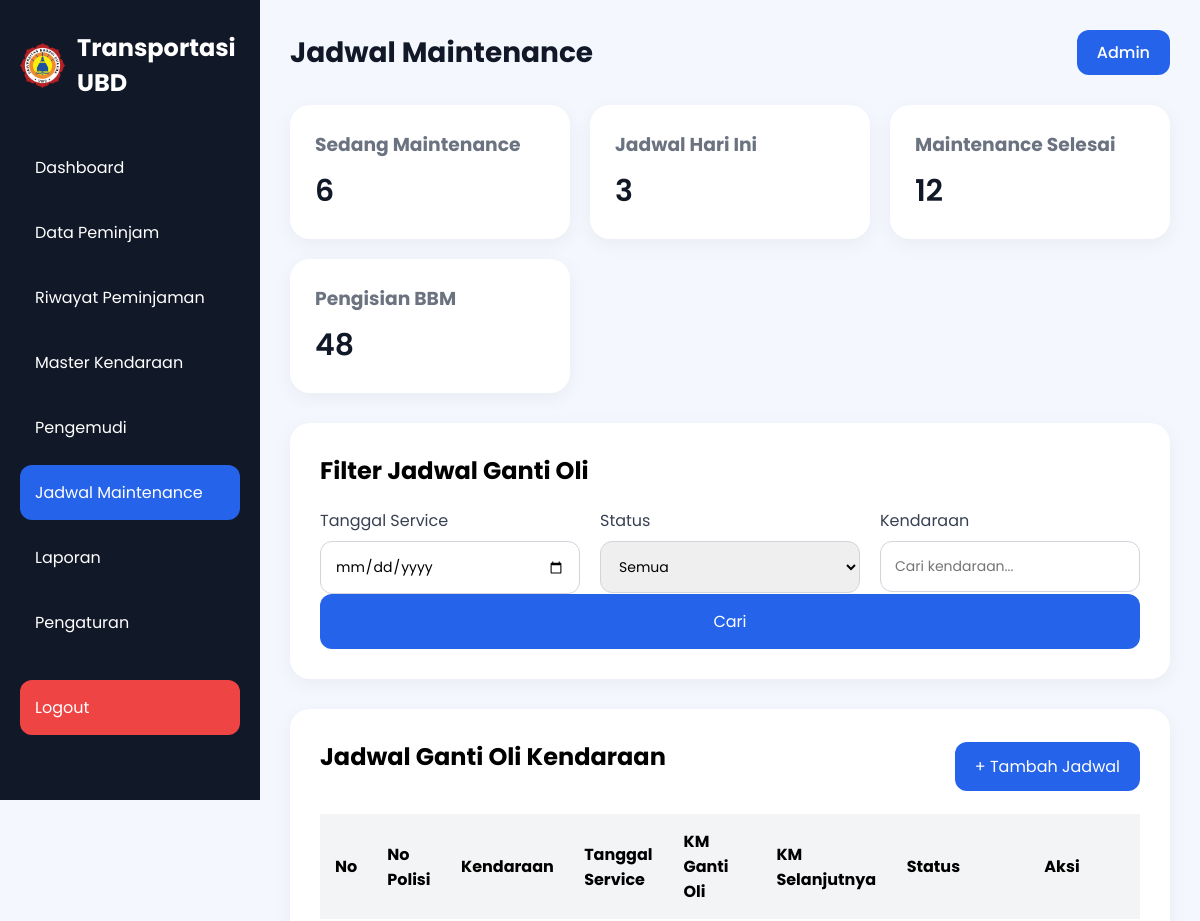
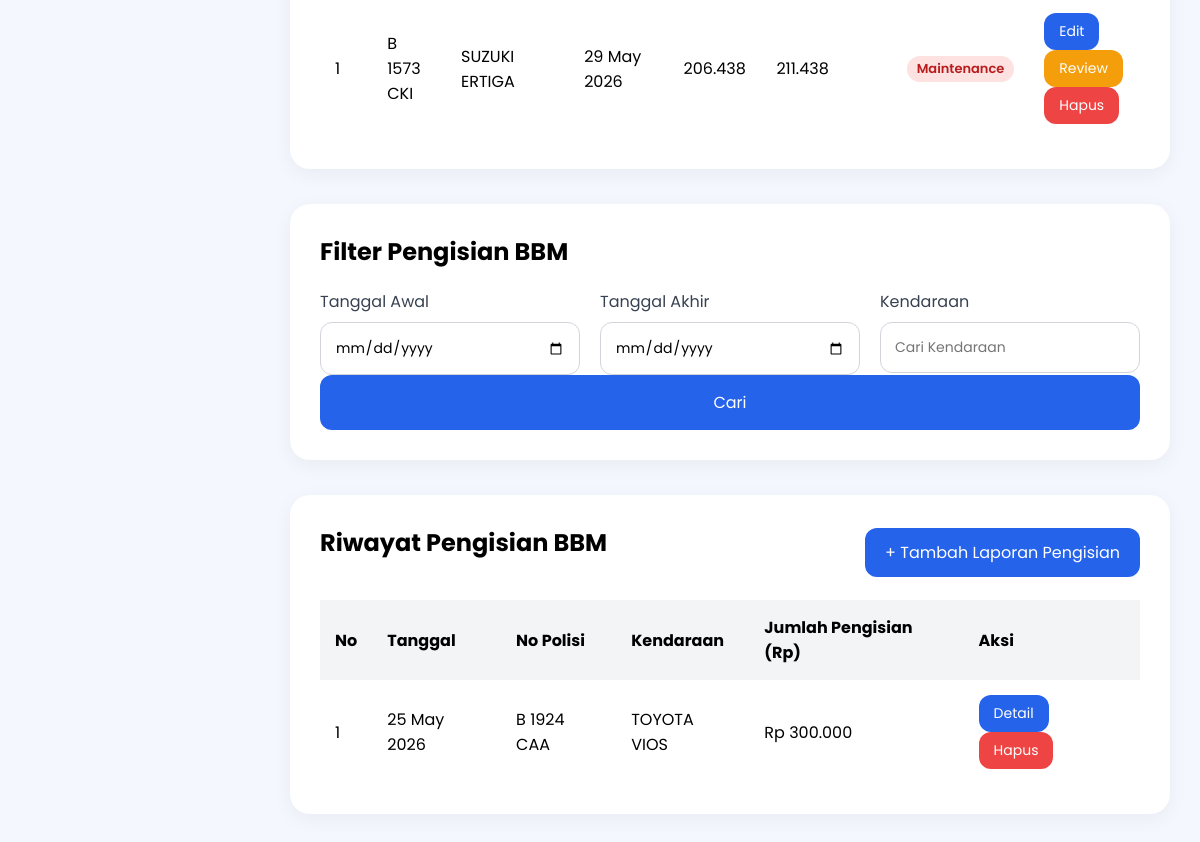
The app's page /jadwal.php (signed in) with its own data (2 pictures, top to bottom).
### tables this page shows
CREATE TABLE `jadwal_ganti_oli_kendaraan_operasional` (
  `id` int(11) NOT NULL,
  `id_kendaraan` int(11) NOT NULL,
  `no_polisi` varchar(20) NOT NULL,
  `tanggal_service` date DEFAULT NULL,
  `tanggal_spk` date DEFAULT NULL,
  `no_spk` varchar(50) DEFAULT NULL,
  `tanggal_lpj` date DEFAULT NULL,
  `no_lpj` varchar(50) DEFAULT NULL,
  `km_ganti_oli` int(11) NOT NULL,
  `km_ganti_oli_selanjutnya` int(11) NOT NULL,
  `keterangan` text DEFAULT NULL,
  `status` varchar(20) NOT NULL DEFAULT 'Proses'
);

CREATE TABLE `kendaraan` (
  `id_kendaraan` int(11) NOT NULL,
  `merk_jenis` varchar(100) NOT NULL,
  `tahun` int(11) NOT NULL,
  `no_polisi` varchar(15) NOT NULL,
  `tgl_pajak_stnk` varchar(30) DEFAULT NULL,
  `jenis` enum('Mobil','Motor') NOT NULL,
  `status` varchar(20) NOT NULL DEFAULT 'siap'
);

CREATE TABLE `pengisian_bbm` (
  `id` int(11) NOT NULL,
  `id_kendaraan` int(11) NOT NULL,
  `id_supir` int(11) NOT NULL,
  `tanggal_pengisian` date NOT NULL,
  `km_sebelum` int(11) NOT NULL,
  `km_sesudah` int(11) NOT NULL,
  `km_terpakai` int(11) NOT NULL,
  `jumlah_pengisian` decimal(12,2) NOT NULL
);

### jadwal.php (the view, shortened to what this page needs)
<?php
require_once "config/koneksi.php";
$sqlJadwal = "
SELECT
    j.*,
    k.no_polisi,
    k.merk_jenis
FROM jadwal_ganti_oli_kendaraan_operasional j
LEFT JOIN kendaraan k
ON j.id_kendaraan = k.id_kendaraan
";
$sqlJadwal .= "
ORDER BY
j.tanggal_service DESC
";
$queryJadwal =
mysqli_query($conn,$sqlJadwal);
$queryBBM = mysqli_query($conn,"
SELECT
    p.*,
    k.no_polisi,
    k.merk_jenis
FROM pengisian_bbm p
LEFT JOIN kendaraan k
ON p.id_kendaraan = k.id_kendaraan
ORDER BY p.tanggal_pengisian DESC
");
?>
<!DOCTYPE html>
<html lang="id">
<head>
    <link rel="stylesheet" href="style.css">
</head>
<body>
<div class="container">
    <div class="sidebar">
        <div class="logo">
            <img
                src="logo ubd.png"
                alt="Logo UBD"
                class="logo-img">
            <h2>Transportasi UBD</h2>
        </div>
        <ul class="menu">
            <li><a href="index.php">Dashboard</a></li>
            <li><a href="data-peminjam.php">Data Peminjam</a></li>
            <li><a href="riwayat.php">Riwayat Peminjaman</a></li>
            <li><a href="kendaraan.php">Master Kendaraan</a></li>
            <li><a href="pengemudi.php">Pengemudi</a></li>
            <li class="active"><a href="jadwal.php">Jadwal Maintenance</a></li>
            <li><a href="laporan.php">Laporan</a></li>
            <li><a href="pengaturan.php">Pengaturan</a></li>
            <li class="logout-menu">
                <a href="proses/logout.php">Logout</a>
            </li>
        </ul>
    </div>
    <div class="main-content">
        <div class="navbar">
            <h1>Jadwal Maintenance</h1>
            <div class="profile">
                <a href="#">Admin</a>
            </div>
        </div>
        <div class="cards">
            <div class="card">
                <h3>Sedang Maintenance</h3>
                <p>6</p>
            </div>
            <div class="card">
                <h3>Jadwal Hari Ini</h3>
                <p>3</p>
            </div>
            <div class="card">
                <h3>Maintenance Selesai</h3>
                <p>12</p>
            </div>
            <div class="card">
                <h3>Pengisian BBM</h3>
                <p>48</p>
            </div>
        </div>
        <div class="form-container">
            <h2>Filter Jadwal Ganti Oli</h2>
            <div class="row">
                <div class="input-group">
                    <label>Tanggal Service</label>
                    <input type="date" id="filterTanggal">
                </div>
                <div class="input-group">
                    <label>Status</label>
                    <select id="filterStatus">
                        <option value="Semua">Semua</option>
                    </select>
                </div>
                <div class="input-group">
                    <label>Kendaraan</label>
                    <input
                        type="text"
                        id="filterKendaraan"
                        placeholder="Cari kendaraan...">
                </div>
            </div>
            <button
                type="button"
                id="btnFilterJadwal"
                class="btn-1">
                Cari
            </button>
        </div>
        <div class="table-container">
            <div style="
                display:flex;
                justify-content:space-between;
                align-items:center;
                margin-bottom:20px;
            ">
                <h2>Jadwal Ganti Oli Kendaraan</h2>
                <button id="btnTambahJadwal" class="btn-1"
                    style="
                    width:auto;
                    padding:12px 20px;
                    ">
                    + Tambah Jadwal
                </button>
            </div>
            <table>
                <thead>
                    <tr
                        data-tanggal="<?= $row['tanggal_service']; ?>"
                        data-status="<?= strtolower($row['status']); ?>"
                        data-kendaraan="<?= strtolower($row['no_polisi'].' '.$row['merk_jenis']); ?>"
                    >
                        <th>No</th>
                        <th>No Polisi</th>
                        <th>Kendaraan</th>
                        <th>Tanggal Service</th>
                        <th>KM Ganti Oli</th>
                        <th>KM Selanjutnya</th>
                        <th>Status</th>
                        <th>Aksi</th>
                    </tr>
                </thead>
                <tbody id="dataJadwal">
                <?php
                $no = 1;
                while($row = mysqli_fetch_assoc($queryJadwal))
                {
                    $status = $row['status'];
                ?>
                <tr
                    data-tanggal="<?= $row['tanggal_service']; ?>"
                    data-status="<?= strtolower($row['status']); ?>"
                    data-kendaraan="<?= strtolower($row['no_polisi'].' '.$row['merk_jenis']); ?>"
                >
                    <td><?= $no++; ?></td>
                    <td><?= $row['no_polisi']; ?></td>
                    <td><?= $row['merk_jenis']; ?></td>
                    <td><?= date('d M Y', strtotime($row['tanggal_service'])); ?></td>
                    <td><?= number_format($row['km_ganti_oli'],0,',','.'); ?></td>
                    <td><?= number_format($row['km_ganti_oli_selanjutnya'],0,',','.'); ?></td>
                    <td>
                    <?php
                    $class = "pending";
                    if($status=="Maintenance"){
                        $class = "badge maintenance";
                    }
                    ?>
                    <span class="<?= $class ?>">
                        <?= $status ?>
                    </span>
                    </td>
                    <td>
                        <button
                            style="
                            width:auto;
                            padding:8px 15px;
                            font-size:14px;
                            "class="btn-1 btnEdit"
                            data-id="<?= $row['id']; ?>"
                            data-kendaraan="<?= $row['id_kendaraan']; ?>"
                            data-tanggal_service="<?= $row['tanggal_service']; ?>"
                            data-tanggal_spk="<?= $row['tanggal_spk']; ?>"
                            data-no_spk="<?= $row['no_spk']; ?>"
                            data-tanggal_lpj="<?= $row['tanggal_lpj']; ?>"
                            data-no_lpj="<?= $row['no_lpj']; ?>"
                            data-km="<?= $row['km_ganti_oli']; ?>"
                            data-kmnext="<?= $row['km_ganti_oli_selanjutnya']; ?>"
                            data-keterangan="<?= $row['keterangan']; ?>">
                            Edit</button>
                        <button
                            style="
                            width:auto;
                            padding:8px 15px;
                            font-size:14px;
                            background:#f59e0b;
                            "class="btn-1 btnReview"
                            data-id="<?= $row['id']; ?>"
                            data-nopol="<?= $row['no_polisi']; ?>"
                            data-kendaraan="<?= $row['merk_jenis']; ?>"
                            data-tanggal="<?= $row['tanggal_service']; ?>"
                            data-km="<?= $row['km_ganti_oli']; ?>"
                            data-kmnext="<?= $row['km_ganti_oli_selanjutnya']; ?>"
                            data-status="<?= $row['status']; ?>">
                            Review
                        </button>
                        <button
                            style="
                            width:auto;
                            padding:8px 15px;
                            font-size:14px;
                            background:#ef4444;
                            "class="btn-1 btnHapusJadwal"
                            data-id="<?= $row['id']; ?>"
                            data-kendaraan="<?= $row['no_polisi']; ?> - <?= $row['merk_jenis']; ?>">
                            Hapus
                        </button>
                    </td>
                </tr>
                <?php } ?>
                </tbody>
            </table>
        </div>
        <div class="form-container" style="margin-top:35px;">
            <h2>Filter Pengisian BBM</h2>
            <div class="row">
                <div class="input-group">
                    <label>Tanggal Awal</label>
                    <input
                        type="date"
                        id="filterBBMAwal">
                </div>
                <div class="input-group">
                    <label>Tanggal Akhir</label>
                    <input
                        type="date"
                        id="filterBBMAkhir">
                </div>
                <div class="input-group">
                    <label>Kendaraan</label>
                    <input
                        type="text"
                        id="filterBBMKendaraan"
                        placeholder="Cari Kendaraan">
                </div>
            </div>
            <button
                class="btn-1"
                id="btnCariBBM">
                Cari
            </button>
        </div>
        <div class="table-container" style="margin-top:35px;">
            <div style="
                display:flex;
                justify-content:space-between;
                align-items:center;
                margin-bottom:20px;
            ">
                <h2>Riwayat Pengisian BBM</h2>
                <button id="btnTambahBBM" class="btn-1"
                    style="
                    width:auto;
                    padding:12px 20px;
                    ">
                    + Tambah Laporan Pengisian
                </button>
            </div>
            <table>
                <thead>
                    <tr>
                        <th>No</th>
                        <th>Tanggal</th>
                        <th>No Polisi</th>
                        <th>Kendaraan</th>
                        <th>Jumlah Pengisian (Rp)</th>
                        <th>Aksi</th>
                    </tr>
                </thead>
                <tbody id="dataBBM">
                <?php
                $no = 1;
                while($row = mysqli_fetch_assoc($queryBBM))
                {
                ?>
                <tr
                    data-tanggal="<?= $row['tanggal_pengisian']; ?>"
                    data-kendaraan="<?= strtolower($row['no_polisi'].' '.$row['merk_jenis']); ?>"
                >
                    <td><?= $no++; ?></td>
                    <td><?= date('d M Y',strtotime($row['tanggal_pengisian'])); ?></td>
                    <td><?= $row['no_polisi']; ?></td>
                    <td><?= $row['merk_jenis']; ?></td>
                    <td>
                        Rp <?= number_format($row['jumlah_pengisian'],0,',','.'); ?>
                    </td>
                    <td>
                        <button
                            style="
                            width:auto;
                            padding:8px 15px;
                            font-size:14px;
                            "class="btn-1 btnDetail"
                            data-id="<?= $row['id']; ?>"
                            data-tanggal="<?= $row['tanggal_pengisian']; ?>"
                            data-nopol="<?= $row['no_polisi']; ?>"
                            data-kendaraan="<?= $row['merk_jenis']; ?>"
                            data-kmsebelum="<?= $row['km_sebelum']; ?>"
                            data-kmsesudah="<?= $row['km_sesudah']; ?>"
                            data-kmterpakai="<?= $row['km_terpakai']; ?>"
                            data-jumlah="<?= $row['jumlah_pengisian']; ?>">
                            Detail
                        </button>
                        <button
                            style="
                            width:auto;
                            padding:8px 15px;
                            font-size:14px;
                            background:#ef4444;
                            "class="btn-1 btnHapusPengisian"
                            data-kendaraan="<?= $row['no_polisi']; ?> - <?= $row['merk_jenis']; ?>">
                            Hapus
                        </button>
                    </td>
                </tr>
                <?php } ?>
                </tbody>
            </table>
        </div>
    </div>
</div>
</body>
</html>

### style.css (style rules this page uses)
* { margin:0; padding:0; box-sizing:border-box; font-family:'Poppins', sans-serif; }
body { background:#f4f7fe; }
.container { display:flex; }
.sidebar { width:260px; height:100vh; background:#111827; color:white; padding:30px 20px; position:fixed; }
.logo { display:flex; align-items:center; gap:12px; margin-bottom:40px; }
.logo-img { width:45px; height:45px; object-fit:contain; }
.logo h2 { font-size:24px; }
.menu { list-style:none; }
.menu li { padding:15px; margin-bottom:10px; border-radius:12px; cursor:pointer; transition:0.3s; }
.menu .active { background:#2563eb; }
.main-content { margin-left:260px; width:100%; padding:30px; }
.navbar { display:flex; justify-content:space-between; align-items:center; margin-bottom:30px; }
.navbar h1 { font-size:28px; color:#111827; }
.profile { background:#2563eb; padding:10px 20px; border-radius:12px; }
.profile a { color:white; text-decoration:none; font-weight:500; display:block; }
.cards { display:grid; grid-template-columns:repeat(auto-fit,minmax(220px,1fr)); gap:20px; margin-bottom:30px; }
.card { background:white; padding:25px; border-radius:20px; box-shadow:0 5px 20px rgba(0,0,0,0.05); }
.card h3 { color:#6b7280; margin-bottom:10px; }
.card p { font-size:30px; font-weight:600; color:#111827; }
.form-container { background:white; padding:30px; border-radius:20px; box-shadow:0 5px 20px rgba(0,0,0,0.05); margin-bottom:30px; }
.form-container h2 { margin-bottom:20px; }
.input-group { display:flex; flex-direction:column; width:100%; min-width:0; }
.input-group label { margin-bottom:8px; color:#374151; }
.input-group input, .input-group textarea, .input-group select { width:100%; max-width:100%; padding:14px; border:1px solid #d1d5db; border-radius:12px; outline:none; font-size:14px; box-sizing:border-box; }
.row { display:flex; gap:20px; }
.btn-1 { width:100%; padding:15px; border:none; background:#2563eb; color:white; border-radius:12px; font-size:16px; cursor:pointer; transition:0.3s; }
.table-container { background:white; padding:30px; border-radius:20px; box-shadow:0 5px 20px rgba(0,0,0,0.05); }
.table-container h2 { margin-bottom:20px; }
table { width:100%; border-collapse:collapse; }
table th, table td { padding:15px; text-align:left; }
table th { background:#f3f4f6; }
.menu li a { text-decoration: none; color: white; display: block; width: 100%; }
.logout-menu { margin-top:30px; background:#ef4444; border-radius:12px; }
.logout-menu a { color:white; text-decoration:none; display:block; }
.badge { display:inline-block; padding:5px 10px; border-radius:20px; font-size:13px; font-weight:600; line-height:1.2; }
.maintenance { background:#fee2e2; color:#b91c1c; }

### records on screen
jadwal_ganti_oli_kendaraan_operasional: id_kendaraan.no_polisi "B 1573 CKI", id_kendaraan.merk_jenis "SUZUKI ERTIGA", tanggal_service "29 May 2026", km_ganti_oli "206.438", km_ganti_oli_selanjutnya "211.438", status "Maintenance"
pengisian_bbm: tanggal_pengisian "25 May 2026", id_kendaraan.no_polisi "B 1924 CAA", id_kendaraan.merk_jenis "TOYOTA VIOS", jumlah_pengisian "300.000"
